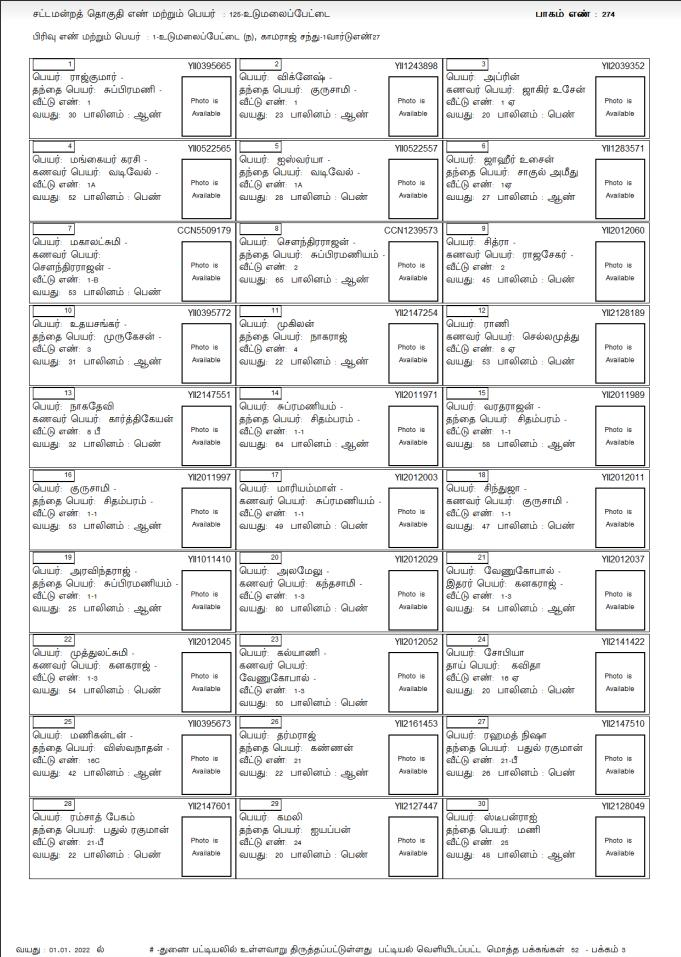
#> input picture backend/extrafiles/1.jpg, 681 x 957 px
$ python opencv_helper.py
#> lines starting #> are read from the running program, lines starting #| are printed output that depends on the picture; after the words box and inside, x2 and y2 are one past the last pixel; in counts of white or black regions, pixels touching at a corner belong together
import cv2

image = cv2.imread('1.jpg')
#> image is the input picture: shape (957, 681, 3); mean B, G, R 235.8, 235.8, 235.8
original = image.copy()
gray = cv2.cvtColor(image, cv2.COLOR_BGR2GRAY)
blurred = cv2.GaussianBlur(gray, (3, 3), 0)
thresh = cv2.threshold(blurred, 230,255,cv2.THRESH_BINARY_INV)[1]
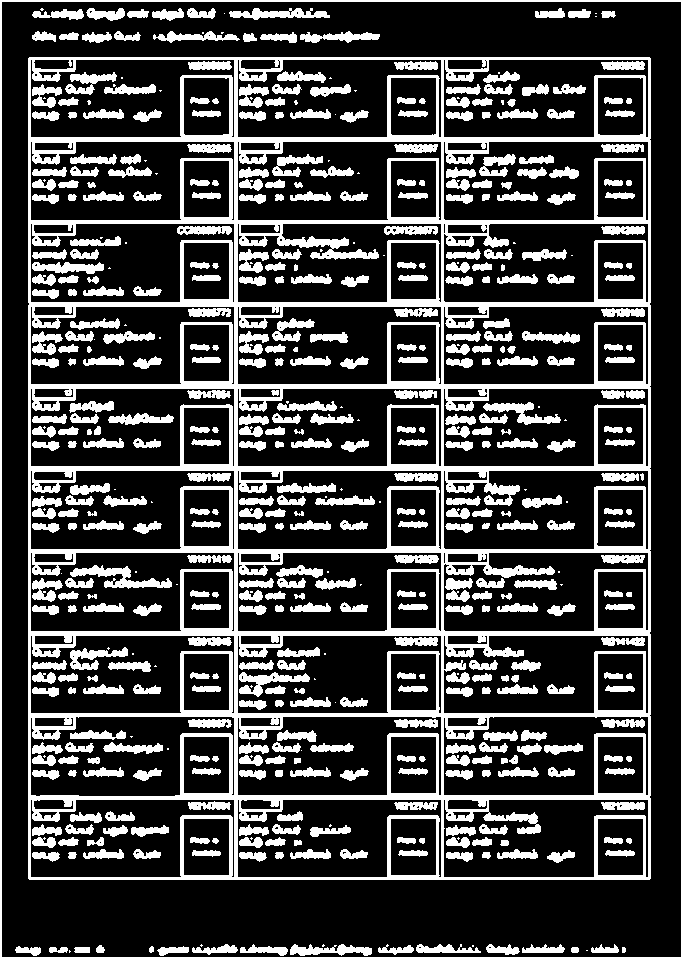
#> thresh: shape (957, 681); 25.8% white; 556 white regions (82 under 20 px)

# Find contours
cnts = cv2.findContours(thresh, cv2.RETR_EXTERNAL, cv2.CHAIN_APPROX_SIMPLE)
#> cnts = 46 contours, 13 with area under 20; largest, box (x1, y1, x2, y2) and area: (28, 57, 651, 880) 511269, (0, 0, 681, 957) 1636, (229, 8, 330, 20) 560, (290, 944, 372, 956) 482, (300, 31, 380, 43) 436
cnts = cnts[0] if len(cnts) == 2 else cnts[1]

# Iterate thorugh contours and filter for ROI
image_number = 0
min_area = 10000
for c in cnts:
    area = cv2.contourArea(c)
    if area > min_area:
        x,y,w,h = cv2.boundingRect(c)
        cv2.rectangle(image, (x, y), (x + w, y + h), (36,255,12), 2)
        ROI = original[y:y+h, x:x+w]
        cv2.imwrite("ROI_{}.png".format(image_number), ROI)
        image_number += 1
#> this loop made 46 passes
#> (area, x, y, w, h, image_number) on pass 22: (511269, 28, 57, 623, 823, 1)
#> area on passes 4, 5, 6, 7, 9, 11: 33, 72, 66.5, 160, 131.5, 42.5
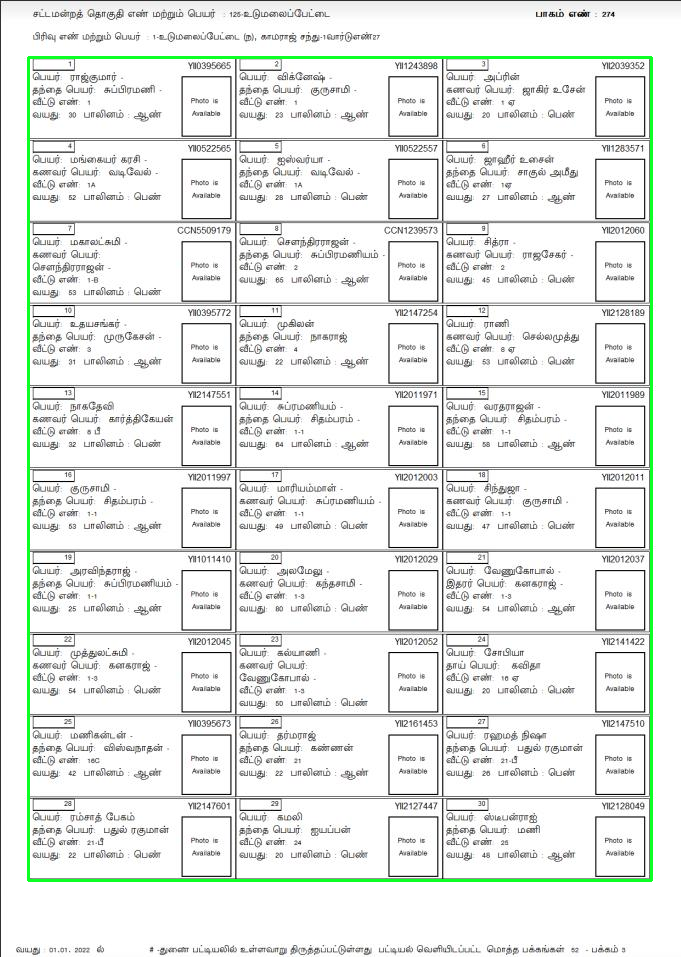
#> image: shape (957, 681, 3); 1.33% of pixels changed, all inside (x1, y1, x2, y2) = (27, 56, 653, 882)
#> after the loop, image_number = 1
